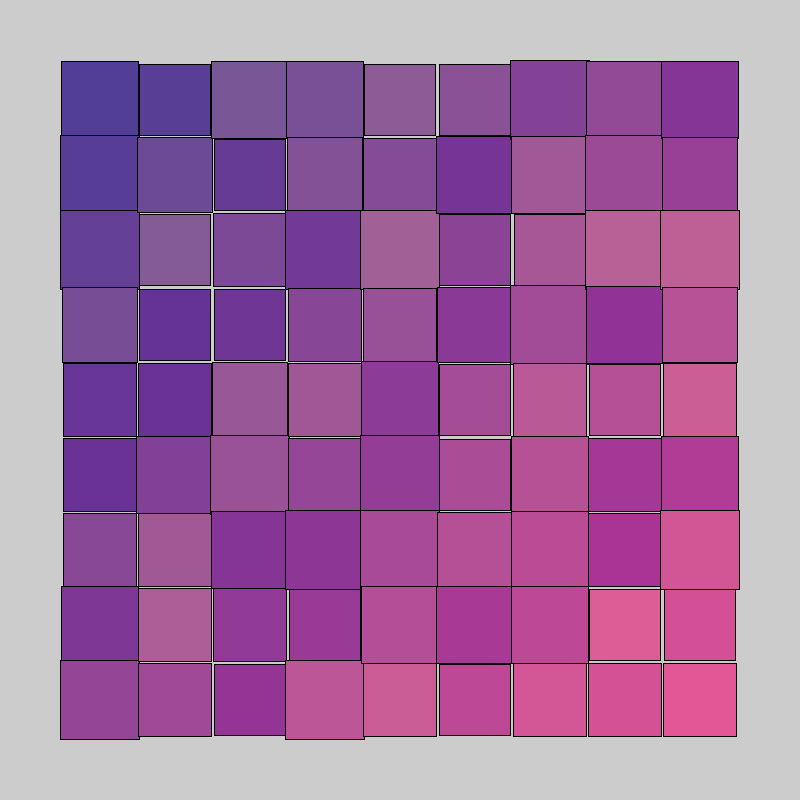
Frame 1 (no input)
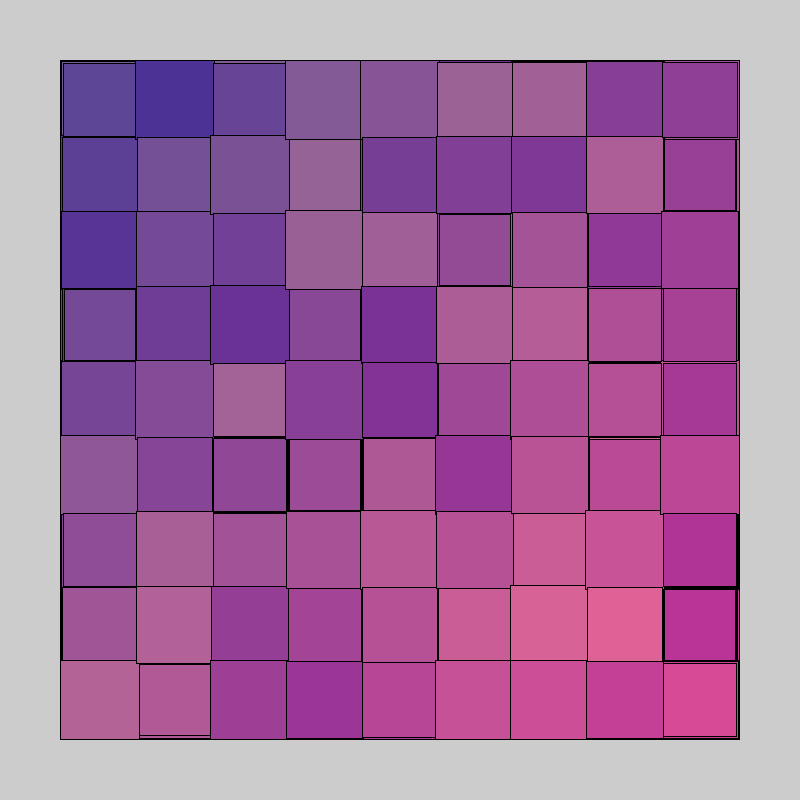
Frame 60 (the mouse pressed at the canvas centre just before this capture)
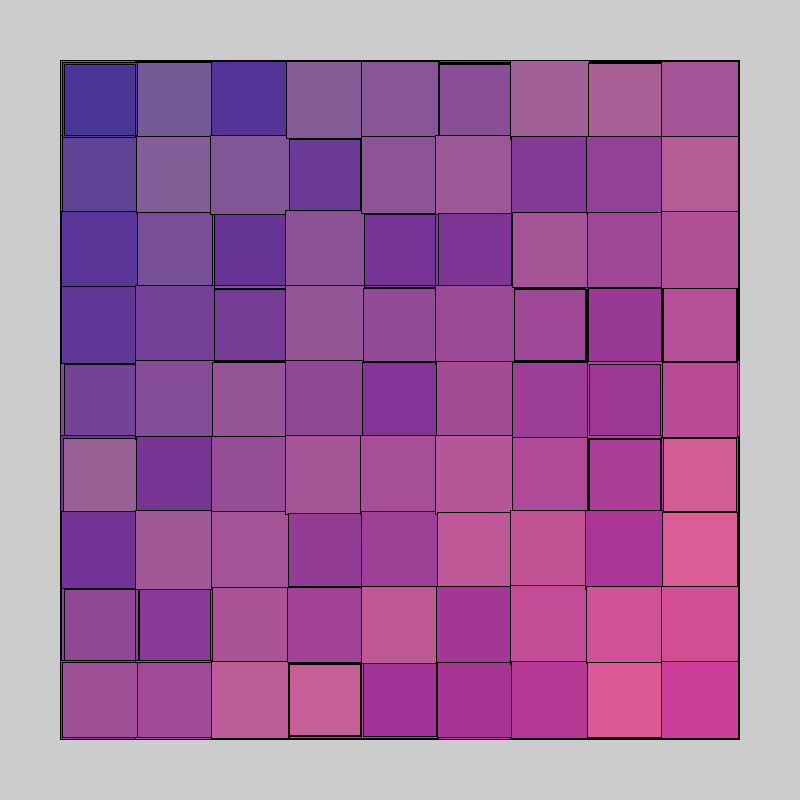
Frame 120 (the mouse held since frame 60 and released just before this capture)

The Processing sketch that drew these frames (run headless with seeded random() and noise(); from frame 60 on, the mouse is pressed at the canvas centre):

// Processing sketch: dancing_box___Diazz
// ── dancing_box___Diazz.pde
void setup(){
  size(800, 800); // Size of the site
  rectMode(CENTER); // Sætter rect i midten
}
void draw(){
  clear(); //sletter alt der var før så alle de trekanter der blever dannet hvergang den bliver mindre og stor
  for(int boxx=100; boxx<=749; boxx+=75){ // box i x-aksen
  for(int boxy=100; boxy<=749; boxy +=75){ // box i y-aksen
      float boxsize = random(70,80); // størrelsen af kassen
      float boxcolor = random(50,100); // random farver 
      fill(boxcolor+(boxx+boxy)/10,boxcolor,150); // randomfarver + lyd til mørk
        rect(boxx,boxy,boxsize,boxsize); //firkanter
   } 
  }
}
